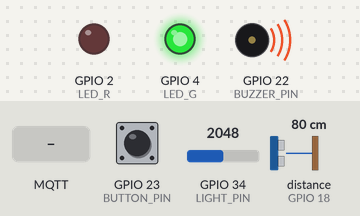
Simulated run of this program. Board: ESP32. Parts: output pins drawn as LEDs (lit = HIGH), buzzer (waves = sounding, pin HIGH). Wiring (inferred from the names in the program): ultrasonic range finder: trigger GPIO 5; echo GPIO 18. The inputs (shaded band) are chosen by the test bench; at power-on: distance to the obstacle (sensor on GPIO 18) 80 cm, GPIO 23 (BUTTON_PIN) HIGH, GPIO 34 (LIGHT_PIN) = 2048. The echo pulse lasts 58.3 µs per cm; WiFi joins after 1.5 s; servers stay silent unless stated; no MQTT or app messages arrive unless stated; pins used as bus, display or sensor lines are not drawn; what the program prints to the serial monitor is not drawn.

Above: at 0.1 s.
At 2.8 s:
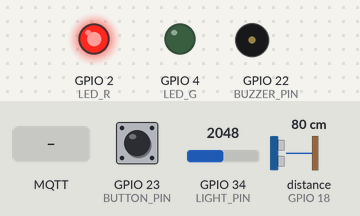
2.9 s: distance to the obstacle (sensor on GPIO 18) set to 2 cm
At 5.4 s:
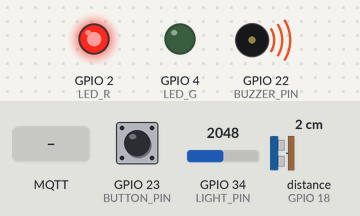
7.0 s: GPIO 23 (BUTTON_PIN) pulled LOW for 0.6 s
10.4 s: MQTT message "1" arrives on the first subscribed topic
14.4 s: MQTT message "on" arrives on the first subscribed topic
18.5 s: MQTT message "off" arrives on the first subscribed topic
Timing chart, 0 to 23.5 s (numbered marks = the images above; inputs shaded):
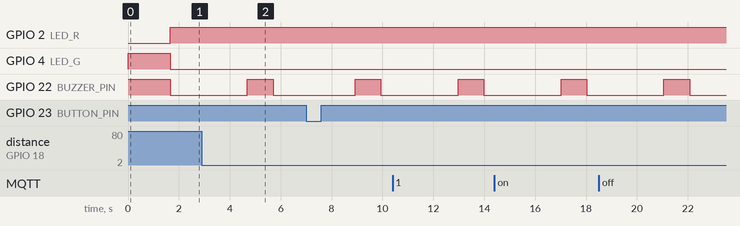

The program:

main.cpp
```cpp
#include <WiFi.h>
#include <PubSubClient.h>
#include <ArduinoJson.h>
#include <HTTPClient.h>

#define TRIG_PIN 5
#define ECHO_PIN 18
#define LIGHT_PIN 34
#define BUZZER_PIN 22
#define BUTTON_PIN 23
#define LED_R 2
#define LED_G 4

char payload[128];
const char *ssid = "MyWIFI";
const char *password = "Aa123123";

const char *mqtt_server = "192.168.97.65";
const int mqtt_port = 1883;

const char *mqtt_user = "MQTT1";
const char *mqtt_password = "123456";
const char *mqtt_topic_pub = "esp32/sensor";
const char *mqtt_topic_sub = "esp32/control";

WiFiClient espClient;
PubSubClient client(espClient);

// 警报状态管理
bool isAlarming = false;
unsigned long alarmStartTime = 0;
const unsigned long ALARM_DURATION = 3000; // 3秒警报时间

// MQTT消息回调函数
void callback(char *topic, byte *payload, unsigned int length)
{
    Serial.print("收到消息，主题: ");
    Serial.println(topic);

    String message;
    for (unsigned int i = 0; i < length; i++)
    {
        message += (char)payload[i];
    }
    Serial.print("内容: ");
    Serial.println(message);
}

void setup_wifi()
{
    delay(100);
    Serial.println();
    Serial.print("连接WiFi中: ");
    Serial.println(ssid);

    WiFi.begin(ssid, password);
    while (WiFi.status() != WL_CONNECTED)
    {
        delay(500);
        Serial.print(".");
    }

    Serial.println("");
    Serial.println("WiFi已连接");
    Serial.println("IP地址: ");
    Serial.println(WiFi.localIP());
}

void reconnect()
{
    while (!client.connected())
    {
        Serial.print("连接到MQTT中...");
        if (client.connect("ESP32Client", mqtt_user, mqtt_password))
        {
            Serial.println("连接成功");
            client.subscribe(mqtt_topic_sub);
            Serial.print("已订阅主题: ");
            Serial.println(mqtt_topic_sub);
        }
        else
        {
            Serial.print("连接失败，状态码: ");
            Serial.print(client.state());
            Serial.println("，5秒后重试");
            delay(5000);
        }
    }
}

float readUltrasonicDistance()
{
    digitalWrite(TRIG_PIN, LOW);
    delayMicroseconds(2);
    digitalWrite(TRIG_PIN, HIGH);
    delayMicroseconds(10);
    digitalWrite(TRIG_PIN, LOW);

    long duration = pulseIn(ECHO_PIN, HIGH, 30000);
    if (duration == 0)
        return -1.0;

    return duration * 0.034 / 2.0;
}

void uploadRequest()
{
    if (WiFi.status() == WL_CONNECTED)
    {
        HTTPClient http;
        http.begin("http://192.168.97.18/take-photo");
        http.setTimeout(5000);

        int httpResponseCode = http.GET();
        if (httpResponseCode > 0)
        {
            Serial.printf("📸 请求拍照成功，状态码: %d\n", httpResponseCode);
        }
        else
        {
            Serial.printf("❌ 请求失败: %s\n", http.errorToString(httpResponseCode).c_str());
        }
        http.end();
    }
    else
    {
        Serial.println("WiFi未连接，无法发送拍照请求");
    }
}

volatile bool buttonPressed = false;
volatile unsigned long lastInterruptTime = 0;

void IRAM_ATTR handleButtonPress() {
    unsigned long currentTime = millis();
    if (currentTime - lastInterruptTime > 200) {
        buttonPressed = true;
        lastInterruptTime = currentTime;
    }
}

// 新增：LED控制函数
void setLEDStatus(bool redOn, bool greenOn) {
    digitalWrite(LED_R, redOn ? HIGH : LOW);
    digitalWrite(LED_G, greenOn ? HIGH : LOW);

    // 添加调试输出
    Serial.print("LED状态 - 红灯: ");
    Serial.print(redOn ? "开" : "关");
    Serial.print(", 绿灯: ");
    Serial.println(greenOn ? "开" : "关");
}

// 新增：处理警报逻辑
void handleAlarm(bool shouldAlarm) {
    unsigned long currentTime = millis();

    if (shouldAlarm && !isAlarming) {
        // 开始警报
        isAlarming = true;
        alarmStartTime = currentTime;
        digitalWrite(BUZZER_PIN, LOW);  // 蜂鸣器响
        setLEDStatus(true, false);      // 红灯开，绿灯关
        Serial.println("⚠️ 警报开始！");
    }
    else if (isAlarming) {
        // 检查是否应该结束警报
        if (currentTime - alarmStartTime >= ALARM_DURATION) {
            // 结束警报
            isAlarming = false;
            digitalWrite(BUZZER_PIN, HIGH); // 关闭蜂鸣器
            Serial.println("✅ 警报结束");
        }
        // 警报期间保持红灯亮
        setLEDStatus(true, false);
    }
    else if (!shouldAlarm && !isAlarming) {
        // 正常状态：绿灯亮，红灯关
        setLEDStatus(false, true);
    }
}

void setup()
{
    Serial.begin(115200);
    pinMode(BUTTON_PIN, INPUT_PULLUP);
    attachInterrupt(digitalPinToInterrupt(BUTTON_PIN), handleButtonPress, FALLING);

    pinMode(LED_R, OUTPUT);
    pinMode(LED_G, OUTPUT);
    pinMode(TRIG_PIN, OUTPUT);
    pinMode(ECHO_PIN, INPUT);
    pinMode(BUZZER_PIN, OUTPUT);

    // 初始化状态
    digitalWrite(BUZZER_PIN, HIGH); // 关闭蜂鸣器
    setLEDStatus(false, true);      // 初始状态：绿灯亮

    setup_wifi();
    client.setServer(mqtt_server, mqtt_port);
    client.setCallback(callback);
}

void loop()
{
    if (!client.connected())
    {
        reconnect();
    }
    client.loop();

    float distance = readUltrasonicDistance();
    int lightValue = analogRead(LIGHT_PIN);

    Serial.print("距离: ");
    Serial.print(distance);
    Serial.print(" cm | 光照: ");
    Serial.println(lightValue);

    // 判断是否需要警报
    bool shouldAlarm = false;

    // 光照条件检查
    if (lightValue > 1500) {
        shouldAlarm = true;
        Serial.println("🔆 光照过强触发警报");
    }

    // 距离条件检查（只有在距离有效时才判断）
    if (distance > 0 && distance < 5) {
        shouldAlarm = true;
        Serial.println("📏 距离过近触发警报");
    }

    // 处理警报和LED状态
    handleAlarm(shouldAlarm);

    // 处理按钮按下事件
    if (buttonPressed) {
        buttonPressed = false;
        Serial.println("🔘 按钮中断触发，发送上传请求...");
        uploadRequest();
    }

    // 发布MQTT消息
    StaticJsonDocument<128> doc;
    doc["distance"] = distance;
    doc["light"] = lightValue;
    doc["alarm_active"] = isAlarming; // 添加警报状态信息
    serializeJson(doc, payload);

    if (client.publish(mqtt_topic_pub, payload))
    {
        Serial.println("📤 MQTT 发布成功");
    }
    else
    {
        Serial.println("❌ MQTT 发布失败");
    }

    delay(1000); // 减少延时，提高响应速度
}
```
